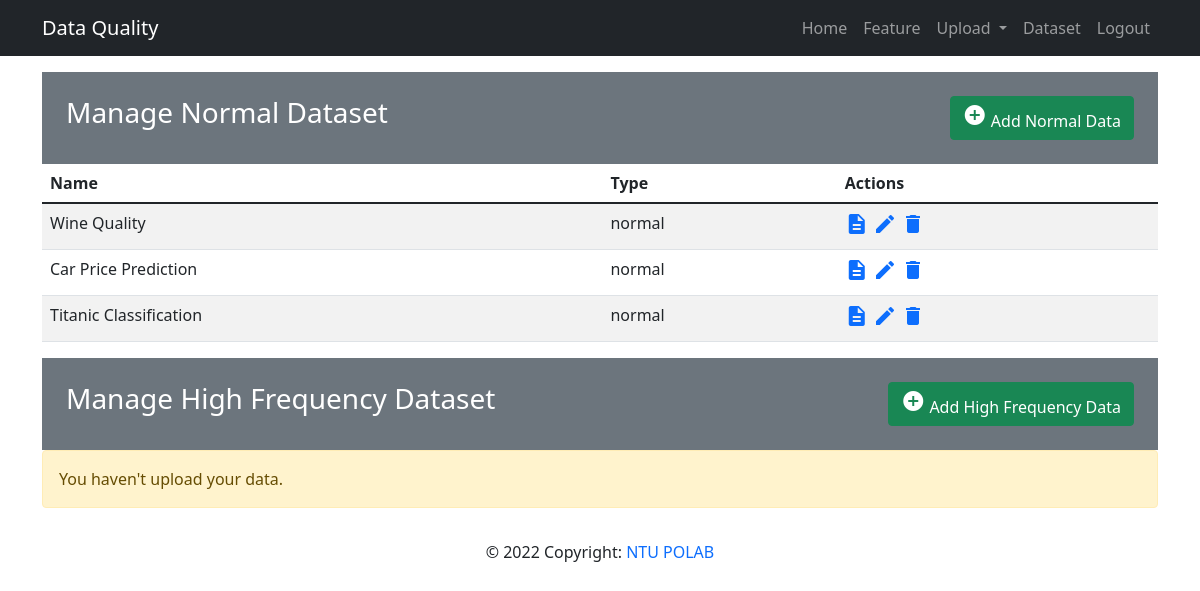
The page /mainapp/show_data/all (signed in) on the database as committed earlier.
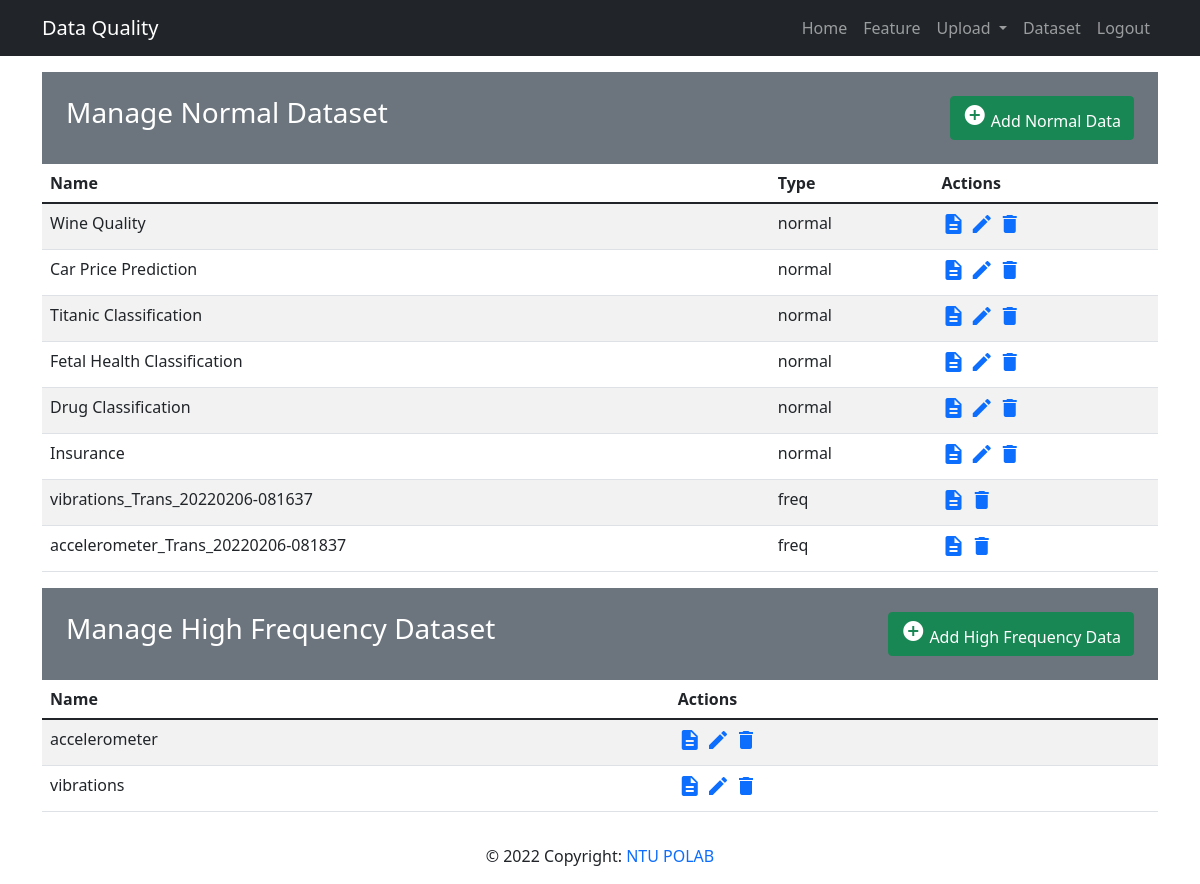
The same page on the database as committed later.
### mainapp/models.py (models this page shows, shortened)
class Data(models.Model):
  datatype_choices = [
    ('normal', 'Normal'),
    ('freq', 'High Frequency'),
    ('time', 'Time Series')
  ]
  question_choices = [
    ('classification', 'Classification'),
    ('regression', 'Regression'),
  ]
  name = models.CharField('Data Name', max_length=50)
  owner = models.ForeignKey(User, on_delete=models.CASCADE)
  rawdata = models.FileField(upload_to='rawdata/', validators=[file_size, validate_file_extension])
  attribute_data = models.FileField(upload_to='attribute/', validators=[file_size, validate_file_extension])
  datatype = models.CharField(max_length=10, choices=datatype_choices, default='normal')
  questiontype = models.CharField(max_length=15, choices=question_choices, default='classification')
  freq_config = models.JSONField(null=True, blank=True)
  def __str__(self):
      return self.name

class HighFrequencyData(models.Model):
  name = models.CharField('Data Name', max_length=50)
  owner = models.ForeignKey(User, on_delete=models.CASCADE)
  rawdata = models.FileField(upload_to='HFD/rawdata/', validators=[validate_file_extension])
  config = models.FileField(upload_to='HFD/config/')
  transData = models.ManyToManyField(Data, blank=True)
  def __str__(self):
      return self.name

### mainapp/views.py (the view)
# urls.py: path('show_data/all', views.list_data, name='list-data'),
@login_required(login_url='/members/login_user')
def list_data(request):
  user = request.user
  data_list = Data.objects.filter(owner=user)
  hfd_list = HighFrequencyData.objects.filter(owner=user)
  context = {
    'data_list': data_list,
    'hfd_list': hfd_list,
  }
  return render(request, 'mainapp/data_list.html', context)

### mainapp/templates/mainapp/data_list.html
{% extends 'base.html' %}
{% block content %}
  <div class="my-3">
    <div class="bg-secondary text-white p-4">
      <div class="row">
        <div class="col-6">
          <h3>Manage Normal Dataset</h3>
        </div>
        <div class="col-6 text-end">
          <a href="{% url 'upload-view'%}" class="btn btn-success"><i class="material-icons">&#xE147;</i> <span>Add Normal Data</span></a>
        </div>
      </div>
    </div>
    {% if data_list %}
      <table class="table table-striped table-hover">
        <thead>
          <tr>
            <th>Name</th>
            <th>Type</th>
            <th>Actions</th>
          </tr>
        </thead>
        {% for data in data_list %}
          <tr>
            <td>
              {{ data }}
            </td>
            <td>
              {{ data.datatype }}
            </td>
            {% if data.datatype == 'normal' %}
              <td>
                <a href="{% url 'show-data' data.id %}"><i class="material-icons">description</i></a>
                <a href="{% url 'update-data' data.id%}"><i class="material-icons">&#xE254;</i></a>
                <a href="{% url 'delete-data' data.id%}"><i class="material-icons">delete</i></a>
              </td>
            {% else %}
              <td>
                <a href="{% url 'show-data' data.id %}"><i class="material-icons">description</i></a>
                <a href="{% url 'delete-data' data.id%}"><i class="material-icons">delete</i></a>
              </td>
            {% endif %}
          </tr>
        {% endfor %}
      </table>
    {% else %}
      <div class="alert alert-warning">
        You haven't upload your data.
      </div>
    {% endif %}
  </div>
  <div class="my-3">
    <div class="bg-secondary text-white p-4">
      <div class="row">
        <div class="col-6">
          <h3>Manage High Frequency Dataset</h3>
        </div>
        <div class="col-6 text-end">
          <a href="{% url 'upload-hfd' %}" class="btn btn-success"><i class="material-icons">&#xE147;</i> <span>Add High Frequency Data</span></a>
        </div>
      </div>
    </div>
    {% if hfd_list %}
      <table class="table table-striped table-hover">
        <thead>
          <tr>
            <th>Name</th>
            <th>Actions</th>
          </tr>
        </thead>
        {% for data in hfd_list %}
          <tr>
            <td>
              {{ data }}
            </td>
            <td >
              <a href="{% url 'show-hfd' data.id %}"><i class="material-icons">description</i></a>
              <a href="{% url 'update-hfd' data.id%}"><i class="material-icons">&#xE254;</i></a>
              <a href="{% url 'delete-hfd' data.id%}"><i class="material-icons">delete</i></a>
            </td>
          </tr>
        {% endfor %}
      </table>
    {% else %}
      <div class="alert alert-warning">
        You haven't upload your data.
      </div>
    {% endif %}
  </div>
{% endblock %}

### templates/base.html (shortened to what this page needs)
<html lang="en">
  <head>
    <link href="https://cdn.jsdelivr.net/npm/bootstrap@5.1.3/dist/css/bootstrap.min.css" rel="stylesheet">
  </head>
  <body>
    {% include 'base/navbar.html' %}
    <div class="container">
      {% block content %}
      {% endblock content%}
    </div>
    {% include 'base/footer.html' %}
  </body>
</html>

### base/templates/base/navbar.html (shortened to what this page needs)
<nav class="navbar navbar-expand-lg navbar-dark bg-dark">
  <div class="container">
    <a class="navbar-brand" href="/">Data Quality</a>
    <div class="collapse navbar-collapse" id="navbarContent">
      <ul class="navbar-nav ms-lg-auto">
        <li class="nav-item active">
          <a class="nav-link" href="/">Home</a>
        </li>
        <li class="nav-item active">
          <a class="nav-link" href="/feature-transform">Feature</a>
        </li>
        {% if user.is_authenticated %}
          <li class="nav-item dropdown">
            <a class="nav-link dropdown-toggle" href="#" id="navUpload" role="button" data-toggle="dropdown" aria-haspopup="true" aria-expanded="false">
              Upload
            </a>
          </li>
          <li class="nav-item active">
            <a class="nav-link" href="{% url 'list-data' %}">Dataset</a>
          </li>
          <li class="nav-item active">
            <a class="nav-link" href="{% url 'logout' %}">Logout</a>
          </li>
        {% endif %}
      </ul>
    </div>
  </div>
</nav>

### base/templates/base/footer.html
<footer class="text-center">
  <div class="text-center p-3" >
    © 2022 Copyright:
    <a class="text-decoration-none" href="http://polab.im.ntu.edu.tw/">NTU POLAB</a>
  </div>
</footer>

Rows that differ between the two databases and show on the page:
added Data: name "Fetal Health Classification", datatype "normal"
added Data: name "Drug Classification", datatype "normal"
added Data: name "Insurance", datatype "normal"
added Data: name "vibrations_Trans_20220206-081637", datatype "freq"
added Data: name "accelerometer_Trans_20220206-081837", datatype "freq"
added HighFrequencyData: name "accelerometer"
added HighFrequencyData: name "vibrations"
Other text that changed with them:
text no longer shown: "You haven't upload your data."
text now shown: "Name Actions"
